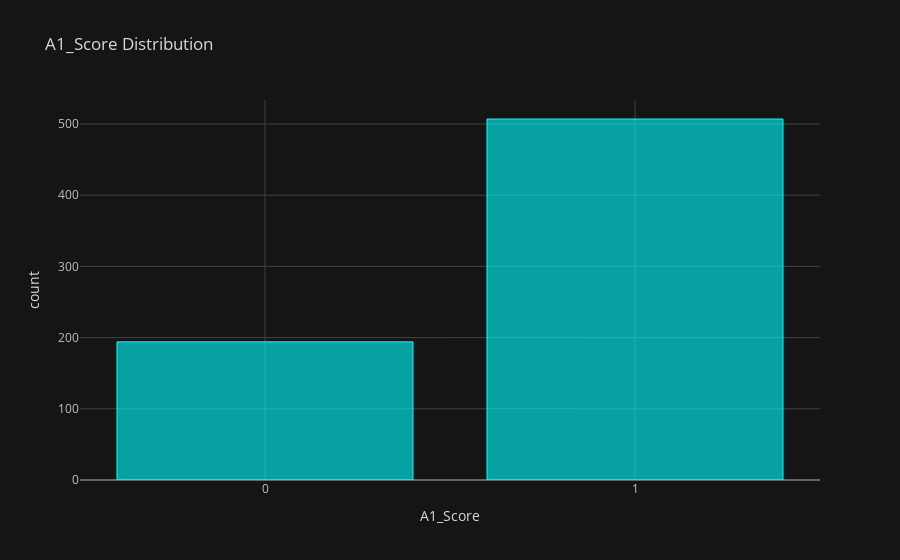
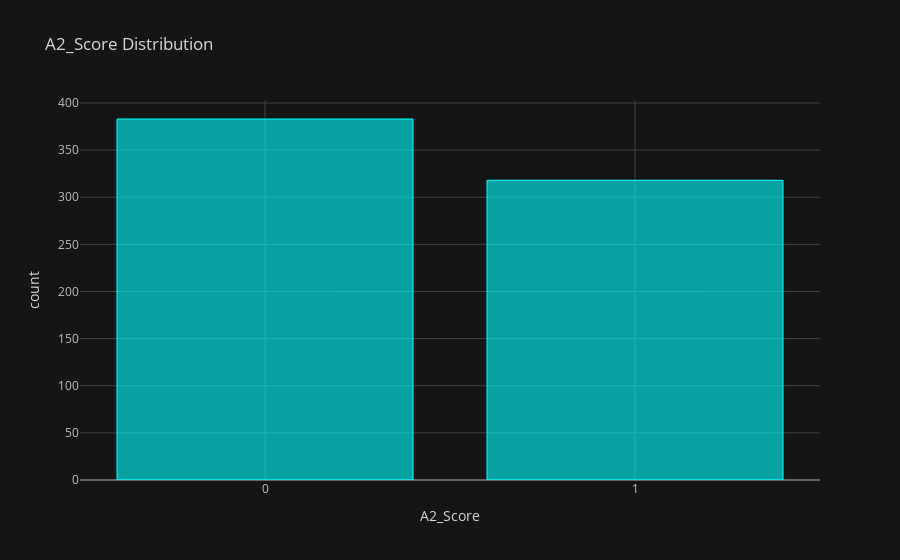

Here is the notebook cell these charts were saved with, in order:
### Code cell
for i in range(1, 11):
    name = 'A' + str(i) + '_Score'
    print(name)
    df.astype('string').groupby(name).count()['id'].iplot(kind='bar',title=name + ' Distribution', yTitle='count', theme='solar', color='cyan', xTitle=name)
    # fig.show()

### Figure 1 — Plotly figure (JSON) as saved in the notebook; plotly's stock layout.template omitted (floating-point values rounded to 4 significant figures)
{"data": [{"marker": {"color": "rgba(0, 255, 255, 0.6)", "line": {"color": "rgba(0, 255, 255, 1.0)", "width": 1}}, "name": "id", "orientation": "v", "text": "", "type": "bar", "x": ["0", "1"], "y": [194, 507]}], "layout": {"legend": {"bgcolor": "#151516", "font": {"color": "#D9D9D9"}}, "paper_bgcolor": "#151516", "plot_bgcolor": "#151516", "title": {"font": {"color": "#D9D9D9"}, "text": "A1_Score Distribution"}, "xaxis": {"gridcolor": "#434343", "showgrid": true, "tickfont": {"color": "#C2C2C2"}, "title": {"font": {"color": "#D9D9D9"}, "text": "A1_Score"}, "zerolinecolor": "#666570"}, "yaxis": {"gridcolor": "#434343", "showgrid": true, "tickfont": {"color": "#C2C2C2"}, "title": {"font": {"color": "#D9D9D9"}, "text": "count"}, "zerolinecolor": "#666570"}}}

### Figure 2 — Plotly figure (JSON) as saved in the notebook; plotly's stock layout.template omitted (floating-point values rounded to 4 significant figures)
{"data": [{"marker": {"color": "rgba(0, 255, 255, 0.6)", "line": {"color": "rgba(0, 255, 255, 1.0)", "width": 1}}, "name": "id", "orientation": "v", "text": "", "type": "bar", "x": ["0", "1"], "y": [383, 318]}], "layout": {"legend": {"bgcolor": "#151516", "font": {"color": "#D9D9D9"}}, "paper_bgcolor": "#151516", "plot_bgcolor": "#151516", "title": {"font": {"color": "#D9D9D9"}, "text": "A2_Score Distribution"}, "xaxis": {"gridcolor": "#434343", "showgrid": true, "tickfont": {"color": "#C2C2C2"}, "title": {"font": {"color": "#D9D9D9"}, "text": "A2_Score"}, "zerolinecolor": "#666570"}, "yaxis": {"gridcolor": "#434343", "showgrid": true, "tickfont": {"color": "#C2C2C2"}, "title": {"font": {"color": "#D9D9D9"}, "text": "count"}, "zerolinecolor": "#666570"}}}
